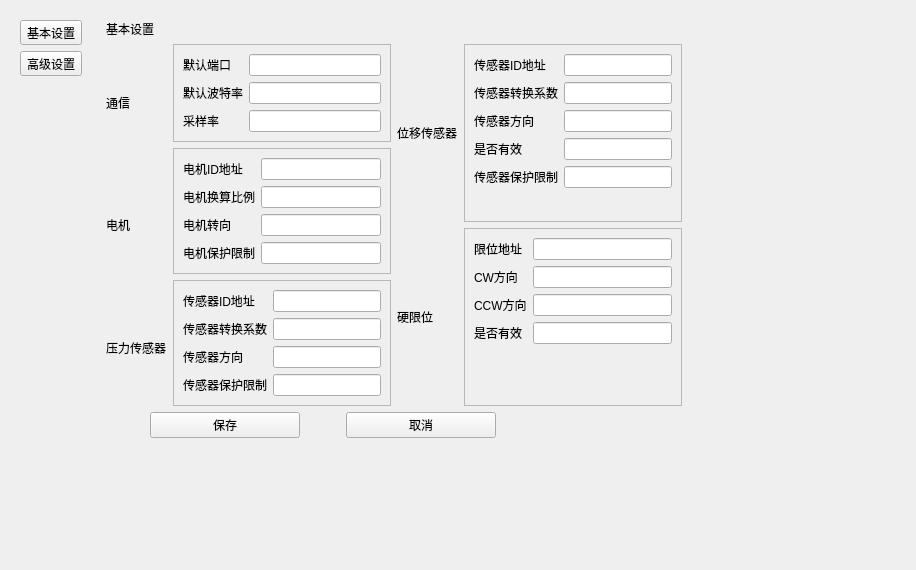
<?xml version="1.0" encoding="UTF-8"?>
<ui version="4.0">
 <class>systemWidget</class>
 <widget class="QWidget" name="systemWidget">
  <property name="geometry">
   <rect>
    <x>0</x>
    <y>0</y>
    <width>916</width>
    <height>570</height>
   </rect>
  </property>
  <property name="windowTitle">
   <string>Form</string>
  </property>
  <layout class="QGridLayout" name="gridLayout_2">
   <item row="0" column="0">
    <layout class="QHBoxLayout" name="horizontalLayout">
     <item>
      <layout class="QVBoxLayout" name="verticalLayout">
       <item>
        <widget class="QWidget" name="menuWidget" native="true">
         <layout class="QGridLayout" name="gridLayout">
          <item row="0" column="0">
           <widget class="QToolButton" name="normalSet">
            <property name="text">
             <string>基本设置</string>
            </property>
           </widget>
          </item>
          <item row="1" column="0">
           <widget class="QToolButton" name="advanceSetup">
            <property name="text">
             <string>高级设置</string>
            </property>
           </widget>
          </item>
          <item row="2" column="0">
           <spacer name="verticalSpacer_3">
            <property name="orientation">
             <enum>Qt::Vertical</enum>
            </property>
            <property name="sizeHint" stdset="0">
             <size>
              <width>20</width>
              <height>455</height>
             </size>
            </property>
           </spacer>
          </item>
         </layout>
        </widget>
       </item>
      </layout>
     </item>
     <item>
      <widget class="QStackedWidget" name="stackedWidget">
       <property name="styleSheet">
        <string notr="true"/>
       </property>
       <property name="currentIndex">
        <number>0</number>
       </property>
       <widget class="QWidget" name="normalSet">
        <layout class="QGridLayout" name="gridLayout_6">
         <item row="0" column="0">
          <layout class="QVBoxLayout" name="verticalLayout_4">
           <item>
            <widget class="QLabel" name="label_26">
             <property name="styleSheet">
              <string notr="true">font: 20pt &quot;黑体&quot;;</string>
             </property>
             <property name="text">
              <string>基本设置</string>
             </property>
             <property name="alignment">
              <set>Qt::AlignLeading|Qt::AlignLeft|Qt::AlignVCenter</set>
             </property>
            </widget>
           </item>
           <item>
            <layout class="QHBoxLayout" name="horizontalLayout_2">
             <item>
              <layout class="QGridLayout" name="gridLayout_3">
               <item row="0" column="0">
                <widget class="QLabel" name="label_3">
                 <property name="text">
                  <string>通信</string>
                 </property>
                </widget>
               </item>
               <item row="0" column="1" rowspan="3">
                <layout class="QVBoxLayout" name="verticalLayout_2">
                 <item>
                  <widget class="QFrame" name="frame_2">
                   <property name="minimumSize">
                    <size>
                     <width>0</width>
                     <height>80</height>
                    </size>
                   </property>
                   <property name="frameShape">
                    <enum>QFrame::StyledPanel</enum>
                   </property>
                   <property name="frameShadow">
                    <enum>QFrame::Raised</enum>
                   </property>
                   <layout class="QGridLayout" name="gridLayout_9">
                    <item row="0" column="0">
                     <layout class="QFormLayout" name="formLayout">
                      <item row="0" column="0">
                       <widget class="QLabel" name="label_2">
                        <property name="text">
                         <string>默认端口</string>
                        </property>
                       </widget>
                      </item>
                      <item row="0" column="1">
                       <widget class="QLineEdit" name="defaultPort"/>
                      </item>
                      <item row="1" column="0">
                       <widget class="QLabel" name="label_4">
                        <property name="text">
                         <string>默认波特率</string>
                        </property>
                       </widget>
                      </item>
                      <item row="1" column="1">
                       <widget class="QLineEdit" name="defaultBuandRate"/>
                      </item>
                      <item row="2" column="0">
                       <widget class="QLabel" name="label_11">
                        <property name="text">
                         <string>采样率</string>
                        </property>
                       </widget>
                      </item>
                      <item row="2" column="1">
                       <widget class="QLineEdit" name="sampleRate"/>
                      </item>
                     </layout>
                    </item>
                   </layout>
                  </widget>
                 </item>
                 <item>
                  <widget class="QFrame" name="frame">
                   <property name="minimumSize">
                    <size>
                     <width>0</width>
                     <height>80</height>
                    </size>
                   </property>
                   <property name="frameShape">
                    <enum>QFrame::StyledPanel</enum>
                   </property>
                   <property name="frameShadow">
                    <enum>QFrame::Raised</enum>
                   </property>
                   <layout class="QGridLayout" name="gridLayout_8">
                    <item row="1" column="0">
                     <layout class="QFormLayout" name="formLayout_2">
                      <item row="0" column="0">
                       <widget class="QLabel" name="label_6">
                        <property name="text">
                         <string>电机ID地址</string>
                        </property>
                       </widget>
                      </item>
                      <item row="0" column="1">
                       <widget class="QLineEdit" name="motorID"/>
                      </item>
                      <item row="1" column="0">
                       <widget class="QLabel" name="label_7">
                        <property name="text">
                         <string>电机换算比例</string>
                        </property>
                       </widget>
                      </item>
                      <item row="1" column="1">
                       <widget class="QLineEdit" name="motorResulution"/>
                      </item>
                      <item row="2" column="0">
                       <widget class="QLabel" name="label_10">
                        <property name="text">
                         <string>电机转向</string>
                        </property>
                       </widget>
                      </item>
                      <item row="2" column="1">
                       <widget class="QLineEdit" name="motorDir"/>
                      </item>
                      <item row="3" column="1">
                       <widget class="QLineEdit" name="maxMotorLength"/>
                      </item>
                      <item row="3" column="0">
                       <widget class="QLabel" name="label_37">
                        <property name="text">
                         <string>电机保护限制</string>
                        </property>
                       </widget>
                      </item>
                     </layout>
                    </item>
                   </layout>
                  </widget>
                 </item>
                 <item>
                  <widget class="QFrame" name="frame_3">
                   <property name="minimumSize">
                    <size>
                     <width>0</width>
                     <height>80</height>
                    </size>
                   </property>
                   <property name="frameShape">
                    <enum>QFrame::StyledPanel</enum>
                   </property>
                   <property name="frameShadow">
                    <enum>QFrame::Raised</enum>
                   </property>
                   <layout class="QGridLayout" name="gridLayout_10">
                    <item row="0" column="0">
                     <layout class="QFormLayout" name="formLayout_9">
                      <item row="0" column="0">
                       <widget class="QLabel" name="label_13">
                        <property name="text">
                         <string>传感器ID地址</string>
                        </property>
                       </widget>
                      </item>
                      <item row="0" column="1">
                       <widget class="QLineEdit" name="forceID"/>
                      </item>
                      <item row="1" column="0">
                       <widget class="QLabel" name="label_14">
                        <property name="text">
                         <string>传感器转换系数</string>
                        </property>
                       </widget>
                      </item>
                      <item row="1" column="1">
                       <widget class="QLineEdit" name="forceResulution"/>
                      </item>
                      <item row="2" column="0">
                       <widget class="QLabel" name="label_15">
                        <property name="text">
                         <string>传感器方向</string>
                        </property>
                       </widget>
                      </item>
                      <item row="2" column="1">
                       <widget class="QLineEdit" name="forceDir"/>
                      </item>
                      <item row="3" column="0">
                       <widget class="QLabel" name="label_16">
                        <property name="text">
                         <string>传感器保护限制</string>
                        </property>
                       </widget>
                      </item>
                      <item row="3" column="1">
                       <widget class="QLineEdit" name="maxForce"/>
                      </item>
                     </layout>
                    </item>
                   </layout>
                  </widget>
                 </item>
                </layout>
               </item>
               <item row="1" column="0">
                <widget class="QLabel" name="label_5">
                 <property name="text">
                  <string>电机</string>
                 </property>
                </widget>
               </item>
               <item row="2" column="0">
                <widget class="QLabel" name="label_12">
                 <property name="text">
                  <string>压力传感器</string>
                 </property>
                </widget>
               </item>
              </layout>
             </item>
             <item>
              <layout class="QGridLayout" name="gridLayout_5">
               <item row="0" column="0">
                <widget class="QLabel" name="label_34">
                 <property name="text">
                  <string>位移传感器</string>
                 </property>
                </widget>
               </item>
               <item row="0" column="1" rowspan="2">
                <layout class="QVBoxLayout" name="verticalLayout_3"/>
               </item>
               <item row="1" column="0">
                <widget class="QLabel" name="label_35">
                 <property name="text">
                  <string>硬限位</string>
                 </property>
                </widget>
               </item>
               <item row="0" column="2">
                <widget class="QFrame" name="frame_5">
                 <property name="frameShape">
                  <enum>QFrame::StyledPanel</enum>
                 </property>
                 <property name="frameShadow">
                  <enum>QFrame::Raised</enum>
                 </property>
                 <layout class="QGridLayout" name="gridLayout_12">
                  <item row="0" column="0">
                   <layout class="QFormLayout" name="formLayout_3">
                    <item row="0" column="0">
                     <widget class="QLabel" name="label_31">
                      <property name="text">
                       <string>传感器ID地址</string>
                      </property>
                     </widget>
                    </item>
                    <item row="0" column="1">
                     <widget class="QLineEdit" name="lengthID"/>
                    </item>
                    <item row="1" column="0">
                     <widget class="QLabel" name="label_32">
                      <property name="text">
                       <string>传感器转换系数</string>
                      </property>
                     </widget>
                    </item>
                    <item row="1" column="1">
                     <widget class="QLineEdit" name="lengthResulution"/>
                    </item>
                    <item row="2" column="0">
                     <widget class="QLabel" name="label_33">
                      <property name="text">
                       <string>传感器方向</string>
                      </property>
                     </widget>
                    </item>
                    <item row="2" column="1">
                     <widget class="QLineEdit" name="lengthDir"/>
                    </item>
                    <item row="3" column="0">
                     <widget class="QLabel" name="label_39">
                      <property name="text">
                       <string>是否有效</string>
                      </property>
                     </widget>
                    </item>
                    <item row="3" column="1">
                     <widget class="QLineEdit" name="lengthEnable"/>
                    </item>
                    <item row="4" column="1">
                     <widget class="QLineEdit" name="maxFactLength"/>
                    </item>
                    <item row="4" column="0">
                     <widget class="QLabel" name="label_30">
                      <property name="text">
                       <string>传感器保护限制</string>
                      </property>
                     </widget>
                    </item>
                   </layout>
                  </item>
                 </layout>
                </widget>
               </item>
               <item row="1" column="2">
                <widget class="QFrame" name="frame_4">
                 <property name="frameShape">
                  <enum>QFrame::StyledPanel</enum>
                 </property>
                 <property name="frameShadow">
                  <enum>QFrame::Raised</enum>
                 </property>
                 <layout class="QGridLayout" name="gridLayout_11">
                  <item row="0" column="0">
                   <layout class="QFormLayout" name="formLayout_4">
                    <item row="0" column="0">
                     <widget class="QLabel" name="label_36">
                      <property name="text">
                       <string>限位地址</string>
                      </property>
                     </widget>
                    </item>
                    <item row="0" column="1">
                     <widget class="QLineEdit" name="hardLimitID"/>
                    </item>
                    <item row="1" column="0">
                     <widget class="QLabel" name="label_40">
                      <property name="text">
                       <string>CW方向</string>
                      </property>
                     </widget>
                    </item>
                    <item row="1" column="1">
                     <widget class="QLineEdit" name="cwLimit"/>
                    </item>
                    <item row="2" column="0">
                     <widget class="QLabel" name="label_41">
                      <property name="text">
                       <string>CCW方向</string>
                      </property>
                     </widget>
                    </item>
                    <item row="2" column="1">
                     <widget class="QLineEdit" name="ccwLimit"/>
                    </item>
                    <item row="3" column="0">
                     <widget class="QLabel" name="label_38">
                      <property name="text">
                       <string>是否有效</string>
                      </property>
                     </widget>
                    </item>
                    <item row="3" column="1">
                     <widget class="QLineEdit" name="hardLimitEnable"/>
                    </item>
                   </layout>
                  </item>
                 </layout>
                </widget>
               </item>
              </layout>
             </item>
             <item>
              <spacer name="horizontalSpacer_7">
               <property name="orientation">
                <enum>Qt::Horizontal</enum>
               </property>
               <property name="sizeHint" stdset="0">
                <size>
                 <width>40</width>
                 <height>20</height>
                </size>
               </property>
              </spacer>
             </item>
            </layout>
           </item>
           <item>
            <layout class="QHBoxLayout" name="horizontalLayout_3" stretch="1,0,0,0,9">
             <item>
              <spacer name="horizontalSpacer_3">
               <property name="orientation">
                <enum>Qt::Horizontal</enum>
               </property>
               <property name="sizeHint" stdset="0">
                <size>
                 <width>40</width>
                 <height>20</height>
                </size>
               </property>
              </spacer>
             </item>
             <item>
              <widget class="QPushButton" name="save">
               <property name="minimumSize">
                <size>
                 <width>150</width>
                 <height>0</height>
                </size>
               </property>
               <property name="text">
                <string>保存</string>
               </property>
              </widget>
             </item>
             <item>
              <spacer name="horizontalSpacer_2">
               <property name="orientation">
                <enum>Qt::Horizontal</enum>
               </property>
               <property name="sizeHint" stdset="0">
                <size>
                 <width>40</width>
                 <height>20</height>
                </size>
               </property>
              </spacer>
             </item>
             <item>
              <widget class="QPushButton" name="cancel">
               <property name="minimumSize">
                <size>
                 <width>150</width>
                 <height>0</height>
                </size>
               </property>
               <property name="text">
                <string>取消</string>
               </property>
              </widget>
             </item>
             <item>
              <spacer name="horizontalSpacer">
               <property name="orientation">
                <enum>Qt::Horizontal</enum>
               </property>
               <property name="sizeHint" stdset="0">
                <size>
                 <width>40</width>
                 <height>20</height>
                </size>
               </property>
              </spacer>
             </item>
            </layout>
           </item>
           <item>
            <spacer name="verticalSpacer">
             <property name="orientation">
              <enum>Qt::Vertical</enum>
             </property>
             <property name="sizeHint" stdset="0">
              <size>
               <width>20</width>
               <height>40</height>
              </size>
             </property>
            </spacer>
           </item>
          </layout>
         </item>
        </layout>
       </widget>
       <widget class="QWidget" name="advanceSet">
        <layout class="QGridLayout" name="gridLayout_7">
         <item row="0" column="0">
          <layout class="QVBoxLayout" name="verticalLayout_6">
           <item>
            <widget class="QLabel" name="label_27">
             <property name="styleSheet">
              <string notr="true">font: 20pt &quot;黑体&quot;;</string>
             </property>
             <property name="text">
              <string>高级设置</string>
             </property>
             <property name="alignment">
              <set>Qt::AlignLeading|Qt::AlignLeft|Qt::AlignVCenter</set>
             </property>
            </widget>
           </item>
           <item>
            <layout class="QHBoxLayout" name="horizontalLayout_5">
             <item>
              <layout class="QGridLayout" name="gridLayout_4">
               <item row="1" column="0">
                <widget class="QLabel" name="label_29">
                 <property name="text">
                  <string>保存预处理</string>
                 </property>
                </widget>
               </item>
               <item row="0" column="1" rowspan="3">
                <layout class="QVBoxLayout" name="verticalLayout_5">
                 <item>
                  <widget class="QFrame" name="frame_6">
                   <property name="minimumSize">
                    <size>
                     <width>0</width>
                     <height>80</height>
                    </size>
                   </property>
                   <property name="frameShape">
                    <enum>QFrame::StyledPanel</enum>
                   </property>
                   <property name="frameShadow">
                    <enum>QFrame::Raised</enum>
                   </property>
                   <layout class="QGridLayout" name="gridLayout_13">
                    <item row="0" column="0">
                     <layout class="QFormLayout" name="formLayout_11">
                      <item row="0" column="0">
                       <widget class="QLabel" name="label_23">
                        <property name="text">
                         <string>实时数据平滑</string>
                        </property>
                       </widget>
                      </item>
                      <item row="0" column="1">
                       <widget class="QComboBox" name="enableFilter_timely">
                        <item>
                         <property name="text">
                          <string>yes</string>
                         </property>
                        </item>
                        <item>
                         <property name="text">
                          <string>no</string>
                         </property>
                        </item>
                       </widget>
                      </item>
                      <item row="1" column="0">
                       <widget class="QLabel" name="label_24">
                        <property name="text">
                         <string>平滑滤波方法</string>
                        </property>
                       </widget>
                      </item>
                      <item row="1" column="1">
                       <widget class="QComboBox" name="filterMethod_timely">
                        <item>
                         <property name="text">
                          <string>滑动平均</string>
                         </property>
                        </item>
                        <item>
                         <property name="text">
                          <string>指数加权</string>
                         </property>
                        </item>
                       </widget>
                      </item>
                      <item row="2" column="0">
                       <widget class="QLabel" name="label_25">
                        <property name="text">
                         <string>滤波滑移窗口</string>
                        </property>
                       </widget>
                      </item>
                      <item row="2" column="1">
                       <widget class="QComboBox" name="filterWindow_timely">
                        <item>
                         <property name="text">
                          <string>2</string>
                         </property>
                        </item>
                        <item>
                         <property name="text">
                          <string>3</string>
                         </property>
                        </item>
                        <item>
                         <property name="text">
                          <string>4</string>
                         </property>
                        </item>
                        <item>
                         <property name="text">
                          <string>5</string>
                         </property>
                        </item>
                       </widget>
                      </item>
                     </layout>
                    </item>
                   </layout>
                  </widget>
                 </item>
                 <item>
                  <widget class="QFrame" name="frame_7">
                   <property name="minimumSize">
                    <size>
                     <width>0</width>
                     <height>80</height>
                    </size>
                   </property>
                   <property name="frameShape">
                    <enum>QFrame::StyledPanel</enum>
                   </property>
                   <property name="frameShadow">
                    <enum>QFrame::Raised</enum>
                   </property>
                   <layout class="QGridLayout" name="gridLayout_14">
                    <item row="0" column="0">
                     <layout class="QFormLayout" name="formLayout_12">
                      <item row="0" column="0">
                       <widget class="QLabel" name="label_17">
                        <property name="text">
                         <string>数据保存格式</string>
                        </property>
                       </widget>
                      </item>
                      <item row="0" column="1">
                       <widget class="QComboBox" name="format">
                        <item>
                         <property name="text">
                          <string>.txt</string>
                         </property>
                        </item>
                        <item>
                         <property name="text">
                          <string>.csv</string>
                         </property>
                        </item>
                       </widget>
                      </item>
                      <item row="1" column="0">
                       <widget class="QLabel" name="label_18">
                        <property name="text">
                         <string>是否数据平滑</string>
                        </property>
                       </widget>
                      </item>
                      <item row="1" column="1">
                       <widget class="QComboBox" name="enableFilter">
                        <item>
                         <property name="text">
                          <string>yes</string>
                         </property>
                        </item>
                        <item>
                         <property name="text">
                          <string>no</string>
                         </property>
                        </item>
                       </widget>
                      </item>
                      <item row="2" column="0">
                       <widget class="QLabel" name="label_19">
                        <property name="text">
                         <string>平滑滤波方法</string>
                        </property>
                       </widget>
                      </item>
                      <item row="2" column="1">
                       <widget class="QComboBox" name="filterMethod">
                        <item>
                         <property name="text">
                          <string>平均加权</string>
                         </property>
                        </item>
                        <item>
                         <property name="text">
                          <string>中值滤波</string>
                         </property>
                        </item>
                       </widget>
                      </item>
                      <item row="3" column="0">
                       <widget class="QLabel" name="label_20">
                        <property name="text">
                         <string>滤波滑移窗口</string>
                        </property>
                       </widget>
                      </item>
                      <item row="3" column="1">
                       <widget class="QComboBox" name="filterWindow">
                        <item>
                         <property name="text">
                          <string>3</string>
                         </property>
                        </item>
                        <item>
                         <property name="text">
                          <string>4</string>
                         </property>
                        </item>
                        <item>
                         <property name="text">
                          <string>5</string>
                         </property>
                        </item>
                        <item>
                         <property name="text">
                          <string>6</string>
                         </property>
                        </item>
                        <item>
                         <property name="text">
                          <string>7</string>
                         </property>
                        </item>
                        <item>
                         <property name="text">
                          <string>8</string>
                         </property>
                        </item>
                        <item>
                         <property name="text">
                          <string>9</string>
                         </property>
                        </item>
                        <item>
                         <property name="text">
                          <string>10</string>
                         </property>
                        </item>
                       </widget>
                      </item>
                     </layout>
                    </item>
                    <item row="1" column="0">
                     <layout class="QFormLayout" name="formLayout_13">
                      <item row="0" column="0">
                       <widget class="QLabel" name="label_21">
                        <property name="text">
                         <string>是否数据插值</string>
                        </property>
                       </widget>
                      </item>
                      <item row="0" column="1">
                       <widget class="QComboBox" name="enableInterpolation">
                        <item>
                         <property name="text">
                          <string>yes</string>
                         </property>
                        </item>
                        <item>
                         <property name="text">
                          <string>no</string>
                         </property>
                        </item>
                       </widget>
                      </item>
                      <item row="1" column="0">
                       <widget class="QLabel" name="label_22">
                        <property name="text">
                         <string>数据插值方法</string>
                        </property>
                       </widget>
                      </item>
                      <item row="1" column="1">
                       <widget class="QComboBox" name="interpolationMethod">
                        <item>
                         <property name="text">
                          <string>线性插值</string>
                         </property>
                        </item>
                        <item>
                         <property name="text">
                          <string>三次样条插值</string>
                         </property>
                        </item>
                       </widget>
                      </item>
                      <item row="2" column="0">
                       <widget class="QLabel" name="label_63">
                        <property name="text">
                         <string>插值个数</string>
                        </property>
                       </widget>
                      </item>
                      <item row="2" column="1">
                       <widget class="QComboBox" name="interpolationCount">
                        <item>
                         <property name="text">
                          <string>1</string>
                         </property>
                        </item>
                        <item>
                         <property name="text">
                          <string>2</string>
                         </property>
                        </item>
                        <item>
                         <property name="text">
                          <string>3</string>
                         </property>
                        </item>
                        <item>
                         <property name="text">
                          <string>4</string>
                         </property>
                        </item>
                        <item>
                         <property name="text">
                          <string>5</string>
                         </property>
                        </item>
                       </widget>
                      </item>
                     </layout>
                    </item>
                   </layout>
                  </widget>
                 </item>
                </layout>
               </item>
               <item row="0" column="0">
                <widget class="QLabel" name="label_28">
                 <property name="text">
                  <string>实时数据处理</string>
                 </property>
                </widget>
               </item>
               <item row="3" column="0">
                <widget class="QLabel" name="label_43">
                 <property name="text">
                  <string>曲线画面设置</string>
                 </property>
                </widget>
               </item>
               <item row="3" column="1">
                <widget class="QFrame" name="frame_8">
                 <property name="minimumSize">
                  <size>
                   <width>0</width>
                   <height>30</height>
                  </size>
                 </property>
                 <property name="frameShape">
                  <enum>QFrame::StyledPanel</enum>
                 </property>
                 <property name="frameShadow">
                  <enum>QFrame::Raised</enum>
                 </property>
                 <layout class="QGridLayout" name="gridLayout_16">
                  <item row="0" column="0">
                   <layout class="QHBoxLayout" name="horizontalLayout_6">
                    <item>
                     <widget class="QLabel" name="label_42">
                      <property name="text">
                       <string>曲线缩放</string>
                      </property>
                     </widget>
                    </item>
                    <item>
                     <widget class="QComboBox" name="enableZoom">
                      <item>
                       <property name="text">
                        <string>否</string>
                       </property>
                      </item>
                      <item>
                       <property name="text">
                        <string>是</string>
                       </property>
                      </item>
                     </widget>
                    </item>
                   </layout>
                  </item>
                 </layout>
                </widget>
               </item>
               <item row="4" column="0">
                <widget class="QLabel" name="label_44">
                 <property name="text">
                  <string>更新设置</string>
                 </property>
                </widget>
               </item>
               <item row="4" column="1">
                <widget class="QFrame" name="frame_9">
                 <property name="minimumSize">
                  <size>
                   <width>0</width>
                   <height>30</height>
                  </size>
                 </property>
                 <property name="frameShape">
                  <enum>QFrame::StyledPanel</enum>
                 </property>
                 <property name="frameShadow">
                  <enum>QFrame::Raised</enum>
                 </property>
                 <layout class="QGridLayout" name="gridLayout_15">
                  <item row="0" column="0">
                   <layout class="QHBoxLayout" name="horizontalLayout_7">
                    <item>
                     <widget class="QLabel" name="label_45">
                      <property name="text">
                       <string>自动更新</string>
                      </property>
                     </widget>
                    </item>
                    <item>
                     <widget class="QComboBox" name="autoFindVersion">
                      <item>
                       <property name="text">
                        <string>否</string>
                       </property>
                      </item>
                      <item>
                       <property name="text">
                        <string>是</string>
                       </property>
                      </item>
                     </widget>
                    </item>
                   </layout>
                  </item>
                 </layout>
                </widget>
               </item>
              </layout>
             </item>
             <item>
              <spacer name="horizontalSpacer_8">
               <property name="orientation">
                <enum>Qt::Horizontal</enum>
               </property>
               <property name="sizeHint" stdset="0">
                <size>
                 <width>40</width>
                 <height>20</height>
                </size>
               </property>
              </spacer>
             </item>
            </layout>
           </item>
           <item>
            <layout class="QHBoxLayout" name="horizontalLayout_4" stretch="1,0,0,0,9">
             <item>
              <spacer name="horizontalSpacer_4">
               <property name="orientation">
                <enum>Qt::Horizontal</enum>
               </property>
               <property name="sizeHint" stdset="0">
                <size>
                 <width>40</width>
                 <height>20</height>
                </size>
               </property>
              </spacer>
             </item>
             <item>
              <widget class="QPushButton" name="advance_check">
               <property name="minimumSize">
                <size>
                 <width>150</width>
                 <height>0</height>
                </size>
               </property>
               <property name="text">
                <string>保存</string>
               </property>
              </widget>
             </item>
             <item>
              <spacer name="horizontalSpacer_5">
               <property name="orientation">
                <enum>Qt::Horizontal</enum>
               </property>
               <property name="sizeHint" stdset="0">
                <size>
                 <width>40</width>
                 <height>20</height>
                </size>
               </property>
              </spacer>
             </item>
             <item>
              <widget class="QPushButton" name="advance_cancel">
               <property name="minimumSize">
                <size>
                 <width>150</width>
                 <height>0</height>
                </size>
               </property>
               <property name="text">
                <string>取消</string>
               </property>
              </widget>
             </item>
             <item>
              <spacer name="horizontalSpacer_6">
               <property name="orientation">
                <enum>Qt::Horizontal</enum>
               </property>
               <property name="sizeHint" stdset="0">
                <size>
                 <width>40</width>
                 <height>20</height>
                </size>
               </property>
              </spacer>
             </item>
            </layout>
           </item>
           <item>
            <spacer name="verticalSpacer_2">
             <property name="orientation">
              <enum>Qt::Vertical</enum>
             </property>
             <property name="sizeHint" stdset="0">
              <size>
               <width>20</width>
               <height>40</height>
              </size>
             </property>
            </spacer>
           </item>
          </layout>
         </item>
        </layout>
       </widget>
       <widget class="QWidget" name="usersSet"/>
      </widget>
     </item>
    </layout>
   </item>
  </layout>
 </widget>
 <resources/>
 <connections/>
</ui>
